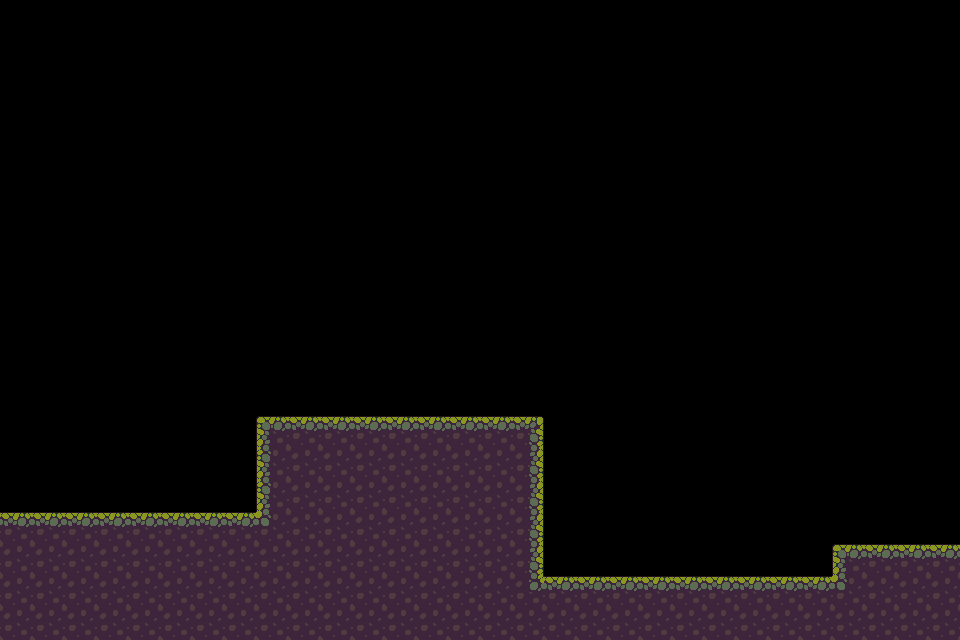

A level layout from a 2D game, rendered from its tile map. Below: a short description, then the map file with its tile-grid data intact:
An orthogonal 30x20 tile map with 32x32 px tiles, 1 tile layer (Tile Layer 1) and 8 objects (start, end).

<map version="1.10" tiledversion="1.10.1" orientation="orthogonal" renderorder="right-down" width="30" height="20" tilewidth="32" tileheight="32" infinite="0" nextlayerid="3" nextobjectid="11">
 <tileset firstgid="1" source="Tileset.tsx" />
 <layer id="1" name="Tile Layer 1" width="30" height="20">
  <data encoding="csv">
0,0,0,0,0,0,0,0,0,0,0,0,0,0,0,0,0,0,0,0,0,0,0,0,0,0,0,0,0,0,
0,0,0,0,0,0,0,0,0,0,0,0,0,0,0,0,0,0,0,0,0,0,0,0,0,0,0,0,0,0,
0,0,0,0,0,0,0,0,0,0,0,0,0,0,0,0,0,0,0,0,0,0,0,0,0,0,0,0,0,0,
0,0,0,0,0,0,0,0,0,0,0,0,0,0,0,0,0,0,0,0,0,0,0,0,0,0,0,0,0,0,
0,0,0,0,0,0,0,0,0,0,0,0,0,0,0,0,0,0,0,0,0,0,0,0,0,0,0,0,0,0,
0,0,0,0,0,0,0,0,0,0,0,0,0,0,0,0,0,0,0,0,0,0,0,0,0,0,0,0,0,0,
0,0,0,0,0,0,0,0,0,0,0,0,0,0,0,0,0,0,0,0,0,0,0,0,0,0,0,0,0,0,
0,0,0,0,0,0,0,0,0,0,0,0,0,0,0,0,0,0,0,0,0,0,0,0,0,0,0,0,0,0,
0,0,0,0,0,0,0,0,0,0,0,0,0,0,0,0,0,0,0,0,0,0,0,0,0,0,0,0,0,0,
0,0,0,0,0,0,0,0,0,0,0,0,0,0,0,0,0,0,0,0,0,0,0,0,0,0,0,0,0,0,
0,0,0,0,0,0,0,0,0,0,0,0,0,0,0,0,0,0,0,0,0,0,0,0,0,0,0,0,0,0,
0,0,0,0,0,0,0,0,0,0,0,0,0,0,0,0,0,0,0,0,0,0,0,0,0,0,0,0,0,0,
0,0,0,0,0,0,0,0,0,0,0,0,0,0,0,0,0,0,0,0,0,0,0,0,0,0,0,0,0,0,
0,0,0,0,0,0,0,0,1,2,2,2,2,2,2,2,3,0,0,0,0,0,0,0,0,0,0,0,0,0,
0,0,0,0,0,0,0,0,11,12,12,12,12,12,12,12,13,0,0,0,0,0,0,0,0,0,0,0,0,0,
0,0,0,0,0,0,0,0,11,12,12,12,12,12,12,12,13,0,0,0,0,0,0,0,0,0,0,0,0,0,
2,2,2,2,2,2,2,2,26,12,12,12,12,12,12,12,13,0,0,0,0,0,0,0,0,0,0,0,0,0,
12,12,12,12,12,12,12,12,12,12,12,12,12,12,12,12,13,0,0,0,0,0,0,0,0,0,1,2,2,2,
12,12,12,12,12,12,12,12,12,12,12,12,12,12,12,12,24,2,2,2,2,2,2,2,2,2,26,12,12,12,
12,12,12,12,12,12,12,12,12,12,12,12,12,12,12,12,12,12,12,12,12,12,12,12,12,12,12,12,12,12
</data>
 </layer>
 <objectgroup id="2" name="Collisions">
  <object id="1" x="0" y="512" width="255.818" height="128.667" />
  <object id="3" x="256.333" y="416" width="287.651" height="224" />
  <object id="4" name="start" x="32" y="480" width="32" height="32" />
  <object id="5" name="end" x="926.545" y="512.364" width="32" height="32" />
  <object id="7" x="545.416" y="576.083" width="287.159" height="63.9198" />
  <object id="8" x="832.364" y="544.227" width="127.455" height="95.6364" />
  <object id="9" x="-67" y="0" width="66.875" height="512" />
  <object id="10" x="960.113" y="-0.0869565" width="66.875" height="544.182" />
 </objectgroup>
</map>
